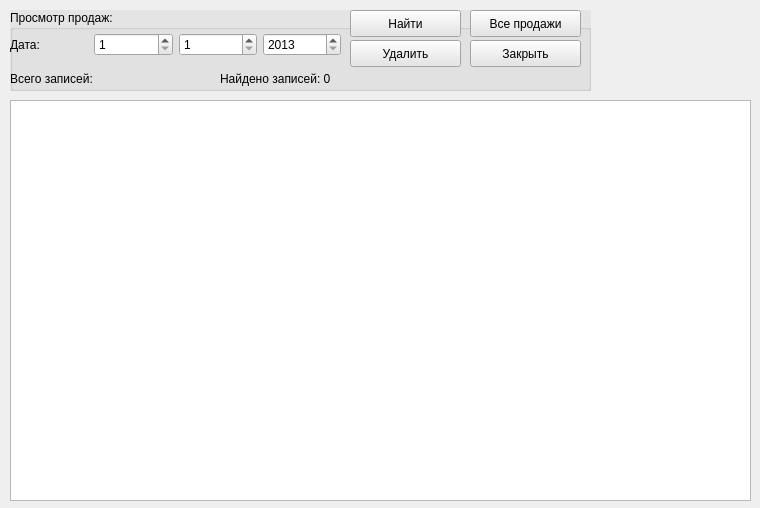
<?xml version="1.0" encoding="UTF-8"?>
<ui version="4.0">
 <class>statistic</class>
 <widget class="QWidget" name="statistic">
  <property name="geometry">
   <rect>
    <x>0</x>
    <y>0</y>
    <width>760</width>
    <height>508</height>
   </rect>
  </property>
  <property name="windowTitle">
   <string>Журнал продаж автомобилей</string>
  </property>
  <widget class="QTableView" name="stat_tbl">
   <property name="geometry">
    <rect>
     <x>10</x>
     <y>100</y>
     <width>741</width>
     <height>401</height>
    </rect>
   </property>
   <property name="sizePolicy">
    <sizepolicy hsizetype="Expanding" vsizetype="Expanding">
     <horstretch>0</horstretch>
     <verstretch>0</verstretch>
    </sizepolicy>
   </property>
   <attribute name="horizontalHeaderDefaultSectionSize">
    <number>90</number>
   </attribute>
  </widget>
  <widget class="QGroupBox" name="gbox_stat">
   <property name="geometry">
    <rect>
     <x>10</x>
     <y>10</y>
     <width>581</width>
     <height>81</height>
    </rect>
   </property>
   <property name="palette">
    <palette>
     <active>
      <colorrole role="WindowText">
       <brush brushstyle="SolidPattern">
        <color alpha="255">
         <red>0</red>
         <green>0</green>
         <blue>0</blue>
        </color>
       </brush>
      </colorrole>
      <colorrole role="Button">
       <brush brushstyle="SolidPattern">
        <color alpha="255">
         <red>229</red>
         <green>228</green>
         <blue>228</blue>
        </color>
       </brush>
      </colorrole>
      <colorrole role="Light">
       <brush brushstyle="SolidPattern">
        <color alpha="255">
         <red>255</red>
         <green>255</green>
         <blue>255</blue>
        </color>
       </brush>
      </colorrole>
      <colorrole role="Midlight">
       <brush brushstyle="SolidPattern">
        <color alpha="255">
         <red>242</red>
         <green>241</green>
         <blue>241</blue>
        </color>
       </brush>
      </colorrole>
      <colorrole role="Dark">
       <brush brushstyle="SolidPattern">
        <color alpha="255">
         <red>114</red>
         <green>114</green>
         <blue>114</blue>
        </color>
       </brush>
      </colorrole>
      <colorrole role="Mid">
       <brush brushstyle="SolidPattern">
        <color alpha="255">
         <red>153</red>
         <green>152</green>
         <blue>152</blue>
        </color>
       </brush>
      </colorrole>
      <colorrole role="Text">
       <brush brushstyle="SolidPattern">
        <color alpha="255">
         <red>0</red>
         <green>0</green>
         <blue>0</blue>
        </color>
       </brush>
      </colorrole>
      <colorrole role="BrightText">
       <brush brushstyle="SolidPattern">
        <color alpha="255">
         <red>255</red>
         <green>255</green>
         <blue>255</blue>
        </color>
       </brush>
      </colorrole>
      <colorrole role="ButtonText">
       <brush brushstyle="SolidPattern">
        <color alpha="255">
         <red>0</red>
         <green>0</green>
         <blue>0</blue>
        </color>
       </brush>
      </colorrole>
      <colorrole role="Base">
       <brush brushstyle="SolidPattern">
        <color alpha="255">
         <red>255</red>
         <green>255</green>
         <blue>255</blue>
        </color>
       </brush>
      </colorrole>
      <colorrole role="Window">
       <brush brushstyle="SolidPattern">
        <color alpha="255">
         <red>229</red>
         <green>228</green>
         <blue>228</blue>
        </color>
       </brush>
      </colorrole>
      <colorrole role="Shadow">
       <brush brushstyle="SolidPattern">
        <color alpha="255">
         <red>0</red>
         <green>0</green>
         <blue>0</blue>
        </color>
       </brush>
      </colorrole>
      <colorrole role="AlternateBase">
       <brush brushstyle="SolidPattern">
        <color alpha="255">
         <red>242</red>
         <green>241</green>
         <blue>241</blue>
        </color>
       </brush>
      </colorrole>
      <colorrole role="ToolTipBase">
       <brush brushstyle="SolidPattern">
        <color alpha="255">
         <red>255</red>
         <green>255</green>
         <blue>220</blue>
        </color>
       </brush>
      </colorrole>
      <colorrole role="ToolTipText">
       <brush brushstyle="SolidPattern">
        <color alpha="255">
         <red>0</red>
         <green>0</green>
         <blue>0</blue>
        </color>
       </brush>
      </colorrole>
     </active>
     <inactive>
      <colorrole role="WindowText">
       <brush brushstyle="SolidPattern">
        <color alpha="255">
         <red>0</red>
         <green>0</green>
         <blue>0</blue>
        </color>
       </brush>
      </colorrole>
      <colorrole role="Button">
       <brush brushstyle="SolidPattern">
        <color alpha="255">
         <red>229</red>
         <green>228</green>
         <blue>228</blue>
        </color>
       </brush>
      </colorrole>
      <colorrole role="Light">
       <brush brushstyle="SolidPattern">
        <color alpha="255">
         <red>255</red>
         <green>255</green>
         <blue>255</blue>
        </color>
       </brush>
      </colorrole>
      <colorrole role="Midlight">
       <brush brushstyle="SolidPattern">
        <color alpha="255">
         <red>242</red>
         <green>241</green>
         <blue>241</blue>
        </color>
       </brush>
      </colorrole>
      <colorrole role="Dark">
       <brush brushstyle="SolidPattern">
        <color alpha="255">
         <red>114</red>
         <green>114</green>
         <blue>114</blue>
        </color>
       </brush>
      </colorrole>
      <colorrole role="Mid">
       <brush brushstyle="SolidPattern">
        <color alpha="255">
         <red>153</red>
         <green>152</green>
         <blue>152</blue>
        </color>
       </brush>
      </colorrole>
      <colorrole role="Text">
       <brush brushstyle="SolidPattern">
        <color alpha="255">
         <red>0</red>
         <green>0</green>
         <blue>0</blue>
        </color>
       </brush>
      </colorrole>
      <colorrole role="BrightText">
       <brush brushstyle="SolidPattern">
        <color alpha="255">
         <red>255</red>
         <green>255</green>
         <blue>255</blue>
        </color>
       </brush>
      </colorrole>
      <colorrole role="ButtonText">
       <brush brushstyle="SolidPattern">
        <color alpha="255">
         <red>0</red>
         <green>0</green>
         <blue>0</blue>
        </color>
       </brush>
      </colorrole>
      <colorrole role="Base">
       <brush brushstyle="SolidPattern">
        <color alpha="255">
         <red>255</red>
         <green>255</green>
         <blue>255</blue>
        </color>
       </brush>
      </colorrole>
      <colorrole role="Window">
       <brush brushstyle="SolidPattern">
        <color alpha="255">
         <red>229</red>
         <green>228</green>
         <blue>228</blue>
        </color>
       </brush>
      </colorrole>
      <colorrole role="Shadow">
       <brush brushstyle="SolidPattern">
        <color alpha="255">
         <red>0</red>
         <green>0</green>
         <blue>0</blue>
        </color>
       </brush>
      </colorrole>
      <colorrole role="AlternateBase">
       <brush brushstyle="SolidPattern">
        <color alpha="255">
         <red>242</red>
         <green>241</green>
         <blue>241</blue>
        </color>
       </brush>
      </colorrole>
      <colorrole role="ToolTipBase">
       <brush brushstyle="SolidPattern">
        <color alpha="255">
         <red>255</red>
         <green>255</green>
         <blue>220</blue>
        </color>
       </brush>
      </colorrole>
      <colorrole role="ToolTipText">
       <brush brushstyle="SolidPattern">
        <color alpha="255">
         <red>0</red>
         <green>0</green>
         <blue>0</blue>
        </color>
       </brush>
      </colorrole>
     </inactive>
     <disabled>
      <colorrole role="WindowText">
       <brush brushstyle="SolidPattern">
        <color alpha="255">
         <red>114</red>
         <green>114</green>
         <blue>114</blue>
        </color>
       </brush>
      </colorrole>
      <colorrole role="Button">
       <brush brushstyle="SolidPattern">
        <color alpha="255">
         <red>229</red>
         <green>228</green>
         <blue>228</blue>
        </color>
       </brush>
      </colorrole>
      <colorrole role="Light">
       <brush brushstyle="SolidPattern">
        <color alpha="255">
         <red>255</red>
         <green>255</green>
         <blue>255</blue>
        </color>
       </brush>
      </colorrole>
      <colorrole role="Midlight">
       <brush brushstyle="SolidPattern">
        <color alpha="255">
         <red>242</red>
         <green>241</green>
         <blue>241</blue>
        </color>
       </brush>
      </colorrole>
      <colorrole role="Dark">
       <brush brushstyle="SolidPattern">
        <color alpha="255">
         <red>114</red>
         <green>114</green>
         <blue>114</blue>
        </color>
       </brush>
      </colorrole>
      <colorrole role="Mid">
       <brush brushstyle="SolidPattern">
        <color alpha="255">
         <red>153</red>
         <green>152</green>
         <blue>152</blue>
        </color>
       </brush>
      </colorrole>
      <colorrole role="Text">
       <brush brushstyle="SolidPattern">
        <color alpha="255">
         <red>114</red>
         <green>114</green>
         <blue>114</blue>
        </color>
       </brush>
      </colorrole>
      <colorrole role="BrightText">
       <brush brushstyle="SolidPattern">
        <color alpha="255">
         <red>255</red>
         <green>255</green>
         <blue>255</blue>
        </color>
       </brush>
      </colorrole>
      <colorrole role="ButtonText">
       <brush brushstyle="SolidPattern">
        <color alpha="255">
         <red>114</red>
         <green>114</green>
         <blue>114</blue>
        </color>
       </brush>
      </colorrole>
      <colorrole role="Base">
       <brush brushstyle="SolidPattern">
        <color alpha="255">
         <red>229</red>
         <green>228</green>
         <blue>228</blue>
        </color>
       </brush>
      </colorrole>
      <colorrole role="Window">
       <brush brushstyle="SolidPattern">
        <color alpha="255">
         <red>229</red>
         <green>228</green>
         <blue>228</blue>
        </color>
       </brush>
      </colorrole>
      <colorrole role="Shadow">
       <brush brushstyle="SolidPattern">
        <color alpha="255">
         <red>0</red>
         <green>0</green>
         <blue>0</blue>
        </color>
       </brush>
      </colorrole>
      <colorrole role="AlternateBase">
       <brush brushstyle="SolidPattern">
        <color alpha="255">
         <red>229</red>
         <green>228</green>
         <blue>228</blue>
        </color>
       </brush>
      </colorrole>
      <colorrole role="ToolTipBase">
       <brush brushstyle="SolidPattern">
        <color alpha="255">
         <red>255</red>
         <green>255</green>
         <blue>220</blue>
        </color>
       </brush>
      </colorrole>
      <colorrole role="ToolTipText">
       <brush brushstyle="SolidPattern">
        <color alpha="255">
         <red>0</red>
         <green>0</green>
         <blue>0</blue>
        </color>
       </brush>
      </colorrole>
     </disabled>
    </palette>
   </property>
   <property name="autoFillBackground">
    <bool>true</bool>
   </property>
   <property name="title">
    <string>Просмотр продаж:</string>
   </property>
   <widget class="QLabel" name="label">
    <property name="geometry">
     <rect>
      <x>0</x>
      <y>60</y>
      <width>151</width>
      <height>17</height>
     </rect>
    </property>
    <property name="text">
     <string>Всего записей:</string>
    </property>
   </widget>
   <widget class="QLabel" name="label_3">
    <property name="geometry">
     <rect>
      <x>210</x>
      <y>60</y>
      <width>171</width>
      <height>17</height>
     </rect>
    </property>
    <property name="text">
     <string>Найдено записей: 0</string>
    </property>
   </widget>
   <widget class="QWidget" name="layoutWidget">
    <property name="geometry">
     <rect>
      <x>0</x>
      <y>20</y>
      <width>331</width>
      <height>29</height>
     </rect>
    </property>
    <layout class="QHBoxLayout" name="horizontalLayout">
     <item>
      <widget class="QLabel" name="label_2">
       <property name="text">
        <string>Дата:</string>
       </property>
      </widget>
     </item>
     <item>
      <widget class="QSpinBox" name="sb_day">
       <property name="minimum">
        <number>1</number>
       </property>
       <property name="maximum">
        <number>31</number>
       </property>
      </widget>
     </item>
     <item>
      <widget class="QSpinBox" name="sb_mnt">
       <property name="minimum">
        <number>1</number>
       </property>
       <property name="maximum">
        <number>12</number>
       </property>
      </widget>
     </item>
     <item>
      <widget class="QSpinBox" name="sb_year">
       <property name="minimum">
        <number>2013</number>
       </property>
       <property name="maximum">
        <number>2050</number>
       </property>
      </widget>
     </item>
    </layout>
   </widget>
   <widget class="QPushButton" name="btn_search">
    <property name="geometry">
     <rect>
      <x>340</x>
      <y>0</y>
      <width>111</width>
      <height>27</height>
     </rect>
    </property>
    <property name="text">
     <string>Найти</string>
    </property>
   </widget>
   <widget class="QPushButton" name="btn_all_cat">
    <property name="geometry">
     <rect>
      <x>460</x>
      <y>0</y>
      <width>111</width>
      <height>27</height>
     </rect>
    </property>
    <property name="text">
     <string>Все продажи</string>
    </property>
   </widget>
   <widget class="QPushButton" name="btn_del">
    <property name="geometry">
     <rect>
      <x>340</x>
      <y>30</y>
      <width>111</width>
      <height>27</height>
     </rect>
    </property>
    <property name="text">
     <string>Удалить</string>
    </property>
   </widget>
   <widget class="QPushButton" name="btn_exit">
    <property name="geometry">
     <rect>
      <x>460</x>
      <y>30</y>
      <width>111</width>
      <height>27</height>
     </rect>
    </property>
    <property name="text">
     <string>Закрыть</string>
    </property>
   </widget>
  </widget>
 </widget>
 <resources/>
 <connections/>
</ui>
